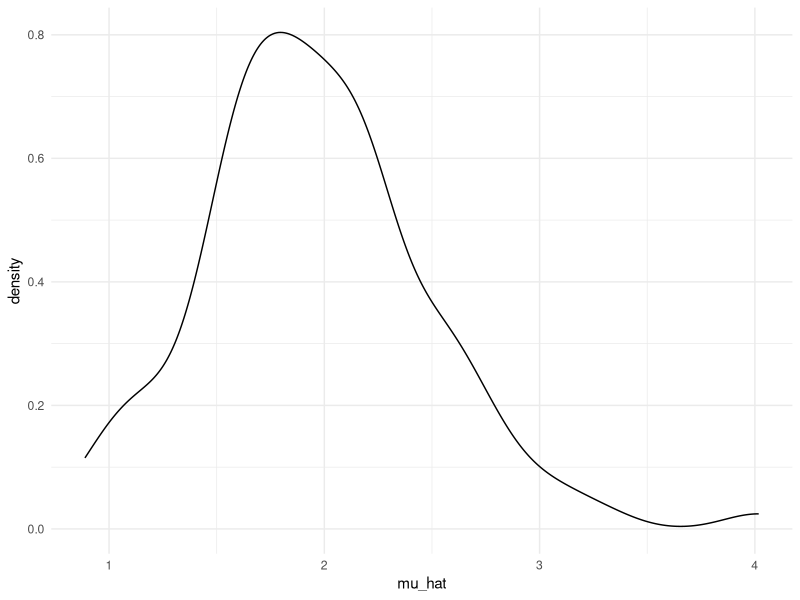
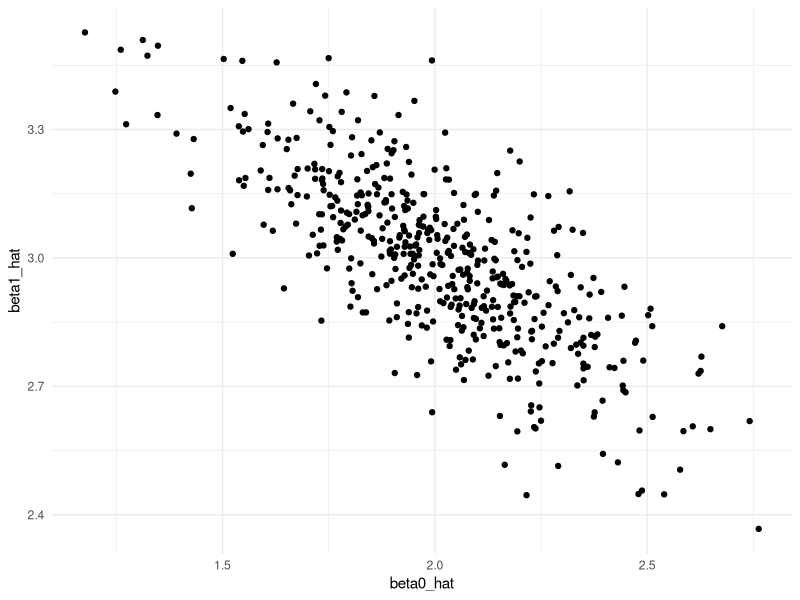
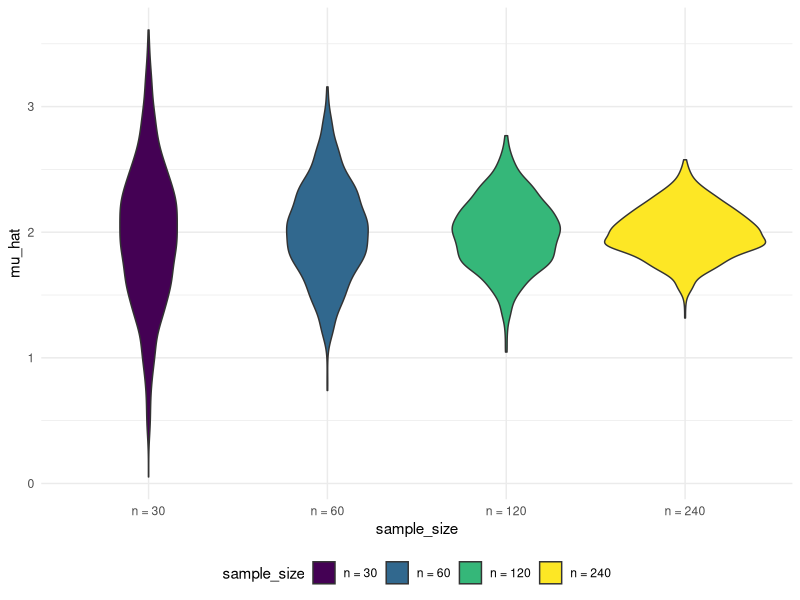

The R script that drew these images, in order:
## ---- chunk 1
library(tidyverse)
set.seed(1)


knitr::opts_chunk$set(
  fig.width = 6,
  fig.asp = 0.6,
  out.width = "90%"
)

theme_set(theme_minimal() + theme(legend.position = "bottom"))

options(
  ggplot2.continuous.colour = "viridis",
  ggplot2.continuous.fill = "viridis"
)

scale_colour_discrete = scale_color_viridis_d
scale_fill_discrete = scale_fill_viridis_d
## ---- chunk 2
sim_mean_sd = function(n, mu = 2, sigma = 3) {
  
  sim_data = tibble(
    x = rnorm(n, mean = mu, sd = sigma),
  )
  
  sim_data |> 
    summarize(
      mu_hat = mean(x),
      sigma_hat = sd(x)
    )
}
## ---- chunk 3
sim_mean_sd(30)  #each time yield different result, sample from a population
## ---- chunk 4
output = vector("list", 100) #do 100 times

for (i in 1:100) {
  output[[i]] = sim_mean_sd(30)
}

sim_results = bind_rows(output)
## ---- chunk 5
sim_results =
  map(1:100, ~ sim_mean_sd(30))|>
  bind_rows()

sim_results_df = 
  expand_grid(
    sample_size = 30,
    iter = 1:100
  ) |> 
  mutate(
    estimate_df = map(sample_size, sim_mean_sd)
  ) |> 
  unnest(estimate_df)
## ---- chunk 6
sim_results_df |> 
  ggplot(aes(x = mu_hat)) + 
  geom_density()
## ---- chunk 7
sim_results_df |> 
  pivot_longer(
    mu_hat:sigma_hat,
    names_to = "parameter", 
    values_to = "estimate") |> 
  group_by(parameter) |> 
  summarize(
    emp_mean = mean(estimate),
    emp_sd = sd(estimate)) |> 
  knitr::kable(digits = 3)
## ---- chunk 8
sim_regression = function(n, beta0 = 2, beta1 = 3) {
  
  sim_data = 
    tibble(
      x = rnorm(n, mean = 1, sd = 1),
      y = beta0 + beta1 * x + rnorm(n, 0, 1)
    )
  
  ls_fit = lm(y ~ x, data = sim_data)
  
  tibble(
    beta0_hat = coef(ls_fit)[1],
    beta1_hat = coef(ls_fit)[2]
  )
}
## ---- chunk 9
sim_results_df = 
  expand_grid(
    sample_size = 30,
    iter = 1:500
  ) |> 
  mutate(
    estimate_df = map(sample_size, sim_regression)
  ) |> 
  unnest(estimate_df)

sim_results_df |> 
  ggplot(aes(x = beta0_hat, y = beta1_hat)) + 
  geom_point()
## ---- chunk 10
sim_results_df = 
  expand_grid(
    sample_size = c(30, 60, 120, 240),
    iter = 1:1000
  ) |> 
  mutate(
    estimate_df = map(sample_size, sim_mean_sd)
  ) |> 
  unnest(estimate_df)
## ---- chunk 11
sim_results_df |> 
  mutate(
    sample_size = str_c("n = ", sample_size),
    sample_size = fct_inorder(sample_size)) |> 
  ggplot(aes(x = sample_size, y = mu_hat, fill = sample_size)) + 
  geom_violin()
## ---- chunk 12
sim_results_df |> 
  pivot_longer(
    mu_hat:sigma_hat,
    names_to = "parameter", 
    values_to = "estimate") |> 
  group_by(parameter, sample_size) |> 
  summarize(
    emp_mean = mean(estimate),
    emp_var = var(estimate)) |> 
  knitr::kable(digits = 3)
## ---- chunk 13
n_list = 
  list(
    "n = 30" = 30,
    "n = 60" = 60,
    "n = 120" = 120,
    "n = 240" = 240
  )

output = vector("list", length = 4)

output[[1]] = map(1:100, ~ sim_mean_sd(n = n_list[[1]])) |> bind_rows()

for (i in 1:4){
  output[[i]] = map(1:100, ~ sim_mean_sd(n = n_list[[i]])) |>
  bind_rows()
}
